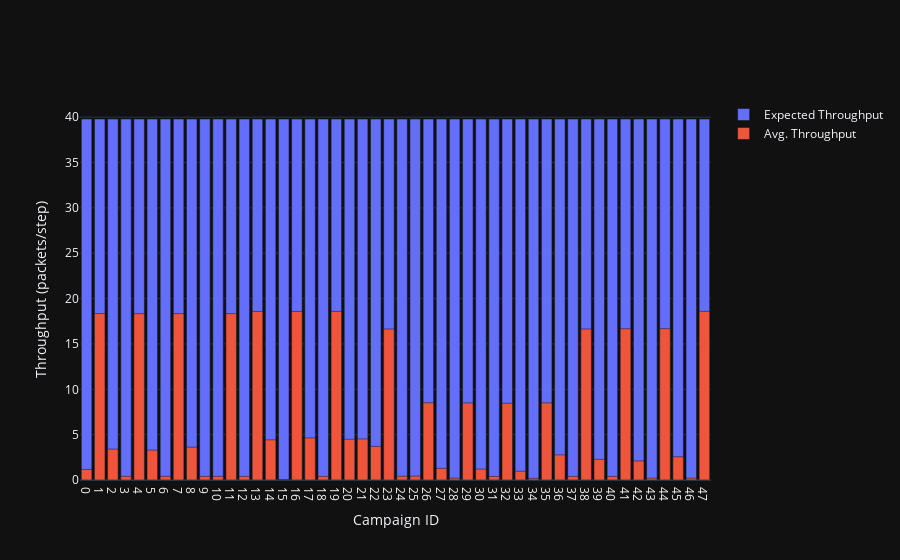

Notebook cell for this chart:
### Code cell
fig = go.Figure()

fig.add_trace(go.Bar(
    x=result_df['campaign_id'],
    y=result_df['expected_throughput'],
    name='Expected Throughput',
    hovertemplate='<b>Expected Throughput: %{y}</b><extra></extra>'
))


campaign_hovertemplate = '<b>Avg. Throughput: %{y}</b><br>'
for index, column in enumerate(variable_columns):
    campaign_hovertemplate += column + ': %{customdata['+ str(index) + ']}<br>'
campaign_hovertemplate += '<extra></extra>'

fig.add_trace(go.Bar(
    x=result_df['campaign_id'],
    y=result_df['avg_throughput'],
    name='Avg. Throughput',
    customdata=result_df[variable_columns],
    hovertemplate=campaign_hovertemplate
))

fig.update_layout(
    barmode='overlay',
    xaxis_title='Campaign ID',
    yaxis_title='Throughput (packets/step)',
    hovermode='x'
)

fig.update_xaxes(
   ticktext=[str(i) for i in range(len(result_df))],
   tickvals=[i for i in range(len(result_df))],
)

fig.show()

### Figure 1 — Plotly figure (JSON) as saved in the notebook; plotly's stock layout.template omitted (floating-point values rounded to 4 significant figures; data arrays with more than 128 entries replaced by an {"elided": "..."} marker saying what was removed)
{"data": [{"hovertemplate": "<b>Expected Throughput: %{y}</b><extra></extra>", "name": "Expected Throughput", "x": [0, 1, 2, 3, 4, 5, 6, 7, 8, 9, 10, 11, 12, 13, 14, 15, 16, 17, 18, 19, 20, 21, 22, 23, 24, 25, 26, 27, 28, 29, 30, 31, 32, 33, 34, 35, 36, 37, 38, 39, 40, 41, 42, 43, 44, 45, 46, 47], "y": [39.8, 39.8, 39.8, 39.8, 39.8, 39.8, 39.8, 39.8, 39.8, 39.8, 39.8, 39.8, 39.8, 39.8, 39.8, 39.8, 39.8, 39.8, 39.8, 39.8, 39.8, 39.8, 39.8, 39.8, 39.8, 39.8, 39.8, 39.8, 39.8, 39.8, 39.8, 39.8, 39.8, 39.8, 39.8, 39.8, 39.8, 39.8, 39.8, 39.8, 39.8, 39.8, 39.8, 39.8, 39.8, 39.8, 39.8, 39.8], "type": "bar"}, {"customdata": {"elided": "48x4 str values"}, "hovertemplate": "<b>Avg. Throughput: %{y}</b><br>maximum_simulation_steps: %{customdata[0]}<br>repetitions: %{customdata[1]}<br>controller: %{customdata[2]}<br>training: %{customdata[3]}<br><extra></extra>", "name": "Avg. Throughput", "x": [0, 1, 2, 3, 4, 5, 6, 7, 8, 9, 10, 11, 12, 13, 14, 15, 16, 17, 18, 19, 20, 21, 22, 23, 24, 25, 26, 27, 28, 29, 30, 31, 32, 33, 34, 35, 36, 37, 38, 39, 40, 41, 42, 43, 44, 45, 46, 47], "y": [1.162, 18.35, 3.406, 0.399, 18.34, 3.291, 0.3997, 18.34, 3.618, 0.3994, 0.3985, 18.34, 0.3992, 18.58, 4.427, 0.0001731, 18.58, 4.636, 0.4006, 18.59, 4.49, 4.526, 3.702, 16.65, 0.4133, 0.4216, 8.517, 1.279, 0.2025, 8.502, 1.198, 0.3889, 8.455, 0.9633, 0.1747, 8.505, 2.771, 0.3983, 16.65, 2.272, 0.3946, 16.68, 2.104, 0.1998, 16.69, 2.557, 0.2004, 18.59], "type": "bar"}], "layout": {"barmode": "overlay", "xaxis": {"title": {"text": "Campaign ID"}, "ticktext": ["0", "1", "2", "3", "4", "5", "6", "7", "8", "9", "10", "11", "12", "13", "14", "15", "16", "17", "18", "19", "20", "21", "22", "23", "24", "25", "26", "27", "28", "29", "30", "31", "32", "33", "34", "35", "36", "37", "38", "39", "40", "41", "42", "43", "44", "45", "46", "47"], "tickvals": [0, 1, 2, 3, 4, 5, 6, 7, 8, 9, 10, 11, 12, 13, 14, 15, 16, 17, 18, 19, 20, 21, 22, 23, 24, 25, 26, 27, 28, 29, 30, 31, 32, 33, 34, 35, 36, 37, 38, 39, 40, 41, 42, 43, 44, 45, 46, 47]}, "yaxis": {"title": {"text": "Throughput (packets/step)"}}, "hovermode": "x"}}
